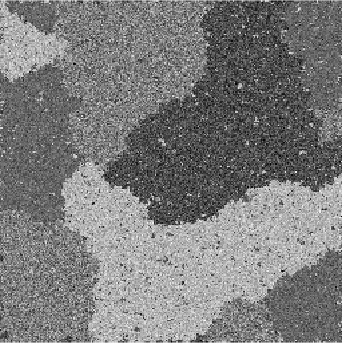
#> input picture data/GMM4.png, 342 x 343 px; its folder holds 4 pictures in this run
$ python segmentation.py
#> lines starting #> are read from the running program, lines starting #| are printed output that depends on the picture
# -*- coding: utf-8 -*-
"""
Created on Fri Apr  1 11:33:45 2022

@author: kirstenl
"""

import warnings
warnings.filterwarnings("ignore")

import os
import cv2
import numpy as np
from skimage.restoration import denoise_tv_chambolle
from skimage.segmentation import mark_boundaries
from sklearn.cluster import KMeans
import matplotlib.pyplot as plt
from time import time
from itertools import permutations

#%%

# compute discrete gradients of image
def _grad(arr):
    out = np.zeros((2,) + arr.shape, arr.dtype)
    out[0, :-1, :, ...] = arr[1:, :, ...] - arr[:-1, :, ...]
    out[1, :, :-1, ...] = arr[:, 1:, ...] - arr[:, :-1, ...]
    return out

# define total variation
_TV = lambda x:np.sum(np.abs(_grad(x)))

# define method to compute lambda values
_comp_lambda = lambda x:x.size/(_TV(x)+1)

# compute the proposed bayesian segmentation
def bayesian_segmentation(y:np.ndarray, K:int, T:int=50, L:int=25, \
                          eps:float=1e-3, norm:bool=False, verbose:bool=False):
    '''

    Parameters
    ----------
    y : np.ndarray
        Input image.
    K : int
        Number of segments to be detected.
    T : int, optional
        Number of outer iterations. The default is 50.
    L : int, optional
        Number of inner iterations. The default is 25.
    eps : float, optional
        tolerance. The default is 1e-3.
    norm : bool, optional
        If to normalize lambda value to compute chambolle algorithm in very noisy images. The default is False.
    verbose : bool, optional
        If to display the progress. The default is False.

    Returns
    -------
    newz : np.ndarray
        Final segmentation.

    '''

    init = time()

    # initialize mean and z values
    z = np.zeros_like(y)
    u = np.zeros_like(y)

    # define initial condition
    x = 2*y

    # outer loop
    for t in range(1,T):
        if verbose: print(t, end='...')

        lambdax = _comp_lambda(x)
        v = np.copy(x)

        # inner iterations
        for l in range(L):
            if verbose: print(l, end='.')

            # compute chambolle algorithm
            lambdal = _comp_lambda(v)
            v = denoise_tv_chambolle(v+u, weight=1/lambdal if norm else lambdal)

            # verify condition of inner loop
            if _comp_lambda(v) - lambdax < eps*lambdax:
                break
        if verbose: print()

        x = np.copy(v)

        # compute the clustering for the mean and z vectors
        kmeans = KMeans(n_clusters=K)
        pred = kmeans.fit_predict(x.reshape(-1,1))
        cluster = np.squeeze(kmeans.cluster_centers_)

        # adjust values to the predictions
        u = cluster[pred].reshape(y.shape)
        newz = pred.reshape(y.shape)

        # verify the similarity between z_before and z_now value
        sim = np.count_nonzero(newz==z)/z.size
        if sim>0.99:
            break
        else:
            z = newz

        if verbose: print('Elapsed time: ', time()-init)

        return newz


#%%

if __name__=='__main__':

    # define the datasets (name, if to norm, K, if to mark plot)
    datasets = [
        ('GMM4', True, 4, False),
        ('GMM8', True, 8, False),
        ('LMM2', True, 2, False),
        ('PMM3', True, 3, False),
        ('Bacteria', False, 2, True),
        ('Brain', False, 3, True),
        ('Lungs', False, 2, True),
        ('SAR', True, 3, True)
    ]

    # define colors for marks in segmentations
    colors = [(255,0,0), (0,255,0)]

    # evaluate on all datasets
    for data,norm,K,marks in datasets:
        print(f'Evaluating {data}...')

        path_img = f'data/{data}.png'
        path_gt  = f'data/{data}_gt.npy'

        # verify for ground truth
        has_gt = os.path.exists(path_gt)

        # load data and ground truth (if any)
        y = np.float64(cv2.imread(path_img, cv2.IMREAD_GRAYSCALE))
#> y: shape (343, 342) float64; min 0, max 255, mean 123.9
        if has_gt:
            gt = np.load(path_gt).astype('int32')
            y = cv2.resize(y, gt.shape[::-1])

        # apply bayesian segmentation
        segs = bayesian_segmentation(y=y, K=K, norm=norm)
#> the loop in bayesian_segmentation, `for t in range(1,T):` made 1 pass
#> (lambdax, sim) on pass 1: (0.0104, 0.276)
#> pass 1, in bayesian_segmentation, `x = np.copy(v)`:
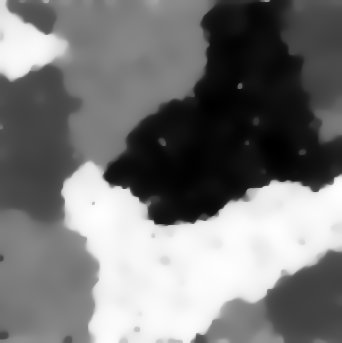
#> x: shape (343, 342) float64; min 150.7, max 355.7, mean 247.8; drawn with min black and max white
#> pass 1, in bayesian_segmentation, `u = cluster[pred].reshape(y.shape)`:
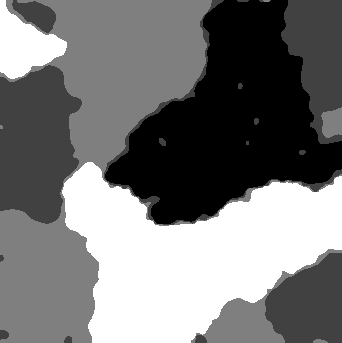
#> u: shape (343, 342) float64; min 161.8, max 344.6, mean 247.9; drawn with min black and max white
#> pass 1, in bayesian_segmentation, `newz = pred.reshape(y.shape)`:
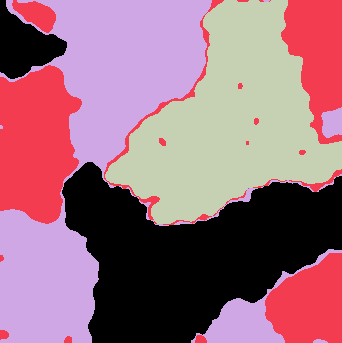
#> newz: shape (343, 342) int32; 4 distinct labels, from 0 to 3; one colour per label, 0 black

        # display marked segmentations
        if has_gt and marks:
            plt.figure()
            marks = mark_boundaries(np.copy(y), gt, color=(255,0,0)).astype('uint8')
            plt.imshow(marks)
            plt.title('Ground truth')

        if marks:
            marks = np.copy(y)
            for i,c in enumerate(np.unique(segs)[1:]):
                inp_seg = np.where(segs==c, 1, 0)
                outline_color = colors[i]
                marks = mark_boundaries(marks, inp_seg, color=colors[i], outline_color=outline_color)

            plt.figure()
            plt.subplot(121)
            plt.imshow(y); plt.title(data)

            plt.subplot(122)
            plt.imshow(marks.astype('uint8')); plt.title('Predicted')
            plt.show()


        # evaluate result (it can take a while to compute automatically depending on K)
        if has_gt:
            print('Evaluating results...')
            pred = np.copy(segs)
            final_pred = np.copy(pred)
            acc = 0
            for pred_val in permutations(np.arange(0,K), K):

                pp = np.copy(pred)
                for i,val in enumerate(pred_val):
                    pp = np.where(pred==i, val, pp)

                nowacc = np.count_nonzero(gt==pp)*100/gt.size
                if nowacc>acc:
                    acc = nowacc
                    final_pred = np.copy(pp)

            # display image of final segmentations
            plt.figure()
            plt.subplot(131)
            plt.imshow(y); plt.title(data)

            plt.subplot(132)
            plt.imshow(gt); plt.title('Ground truth')

            plt.subplot(133)
            plt.imshow(final_pred); plt.title('Predicted')
            plt.show()

            print('Accuracy= ', acc)
            print()
#> pass 2 of the loop `for data,norm,K,marks in datasets:`:
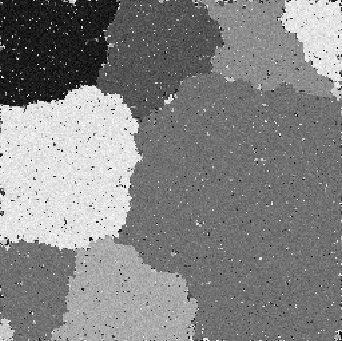
#> input picture data/GMM8.png, 342 x 341 px
#> y: shape (341, 342) float64
#> the loop in bayesian_segmentation, `for t in range(1,T):` made 1 pass
#> (lambdax, cluster, sim) on pass 1: (0.0214, [227.8, 446.5, 65, 333.9, 173.2, 278.2, 427.8, 379.9], 0.467)
#> pass 1, in bayesian_segmentation (call 2), `x = np.copy(v)`:
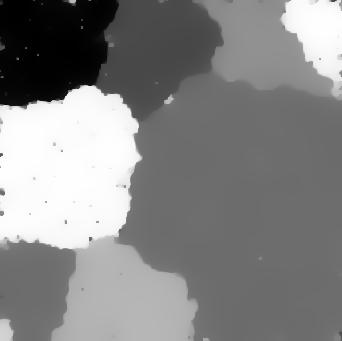
#> x: shape (341, 342) float64; min 58.66, max 451, mean 263.7; drawn with min black and max white
#> pass 1, in bayesian_segmentation (call 2), `newz = pred.reshape(y.shape)`:
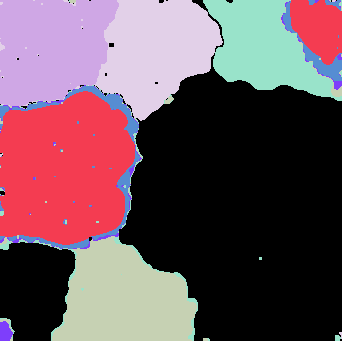
#> newz: shape (341, 342) int32; 8 distinct labels, from 0 to 7; one colour per label, 0 black
#> (the run stopped early here; a loop or call above may not have finished)
